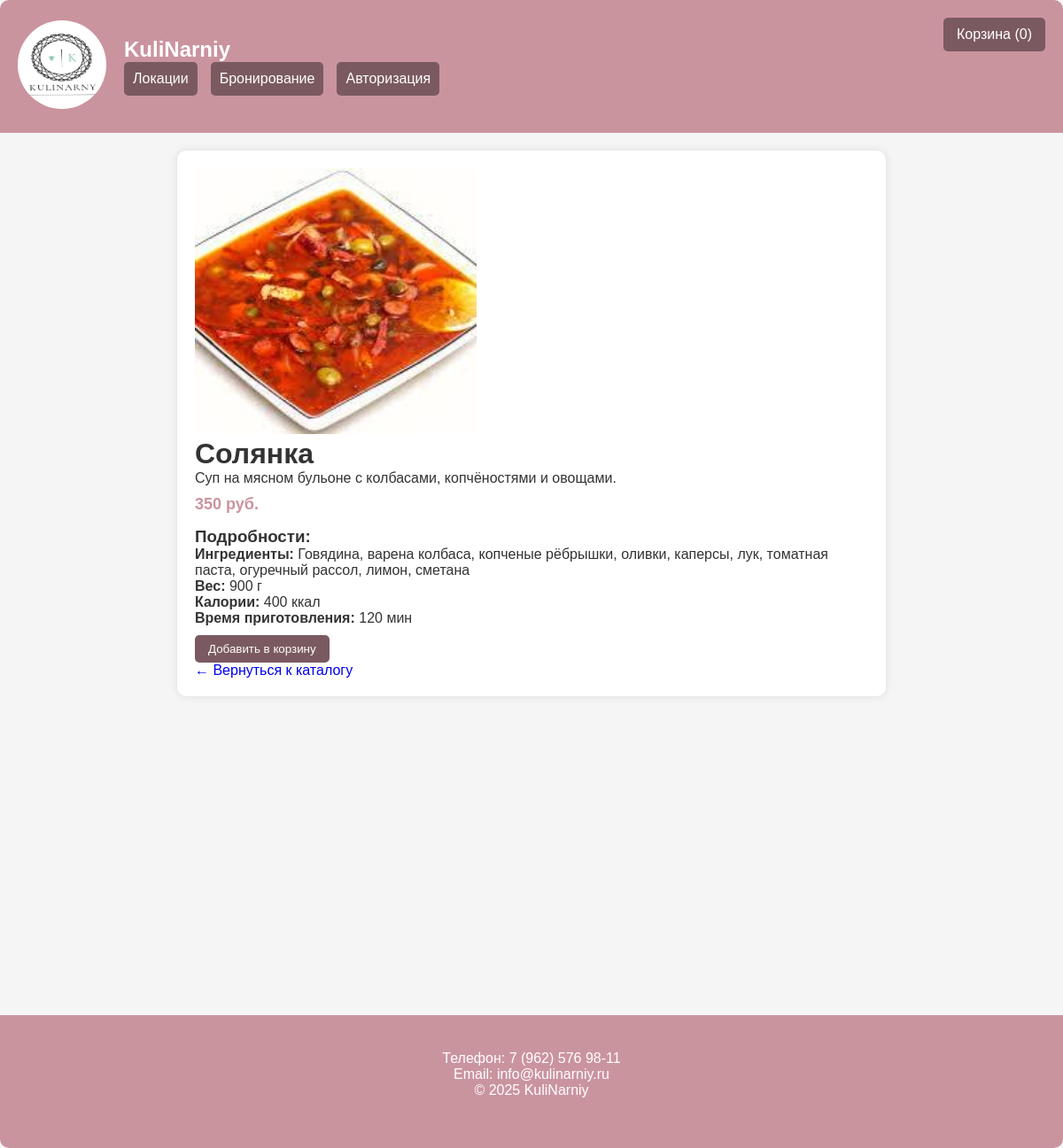
Screenshot of /product.php?id=1 with the database file from the repository.
### tables this page shows
CREATE TABLE `flex` (
  `id` int(11) NOT NULL,
  `name` varchar(255) NOT NULL,
  `description` text NOT NULL,
  `price` decimal(10,0) NOT NULL
);

CREATE TABLE `podrobnoe` (
  `product_id` int(11) NOT NULL,
  `ingredients` varchar(255) NOT NULL,
  `weight` varchar(255) NOT NULL,
  `calories` varchar(255) NOT NULL,
  `cooking_time` varchar(255) NOT NULL
);

### product.php (the view, shortened to what this page needs)
<?php
$conn = new mysqli("localhost", "root", "", "recepti");
$id = intval($_GET['id']);
$product = $conn->query("SELECT * FROM flex WHERE id = $id")->fetch_assoc();
$details = $conn->query("SELECT * FROM podrobnoe WHERE product_id = $id")->fetch_assoc();
$img_path = "images/dishes/$id.jpg";
?>
<!DOCTYPE html>
<html>
<head>
    <link rel="stylesheet" href="css/style.css">
</head>
<body>
    <?php include 'header.php'; ?>
    <div class="product-container">
        <img src="<?= $img_path ?>" class="product-image" alt="<?= htmlspecialchars($product['name']) ?>">
        <h1><?= htmlspecialchars($product['name']) ?></h1>
        <p><?= htmlspecialchars($product['description']) ?></p>
        <div class="price"><?= $product['price'] ?> руб.</div>
        <?php if($details): ?>
        <div class="details">
            <h3>Подробности:</h3>
            <p><strong>Ингредиенты:</strong> <?= htmlspecialchars($details['ingredients']) ?></p>
            <p><strong>Вес:</strong> <?= $details['weight'] ?> г</p>
            <p><strong>Калории:</strong> <?= $details['calories'] ?> ккал</p>
            <p><strong>Время приготовления:</strong> <?= $details['cooking_time'] ?> мин</p>
        </div>
        <?php endif; ?>
        <form method="post" action="add_to_cart.php">
            <button type="submit" class="add-to-cart">Добавить в корзину</button>
        </form>
        <a href="index.php" class="back-link">← Вернуться к каталогу</a>
    </div>
    <?php include 'footer.php'; ?>
</body>
</html>

### css/style.css (style rules this page uses)
* { box-sizing: border-box; margin: 0; padding: 0; text-decoration: none; }
body { font-family: Arial, sans-serif; background: #f5f5f5; color: #333; }
.price { color: #ca949f; font-size: 18px; font-weight: bold; margin: 15px 0; }
button, .book-btn, .add-to-cart { background: #7a5a60; color: white; border: none; padding: 10px 20px; border-radius: 5px; cursor: pointer; transition: background 0.3s; }
.product-container { max-width: 800px; margin: 20px auto; background: white; padding: 20px; border-radius: 10px; box-shadow: 0 0 10px rgba(0,0,0,0.1); }
.product-image { max-width: 100%; height: 300px; object-fit: cover; border-radius: 8px; }

### header.php (style rules this page uses)
* { box-sizing: border-box; margin: 0; padding: 0; }
body { font-family: Arial, sans-serif; background: #f5f5f5; }
.price { font-weight: bold; color: #ca949f; font-size: 18px; margin-top: 10px; }
.add-to-cart { background: #7a5a60; color: white; border: none; padding: 8px 15px; border-radius: 5px; cursor: pointer; margin-top: 10px; transition: background 0.3s; }

### footer.php (style rules this page uses)
* { box-sizing: border-box; margin: 0; padding: 0; }
body { font-family: Arial, sans-serif; background: #f5f5f5; }
.price { font-weight: bold; color: #ca949f; font-size: 18px; margin-top: 10px; }
.add-to-cart { background: #7a5a60; color: white; border: none; padding: 8px 15px; border-radius: 5px; cursor: pointer; margin-top: 10px; transition: background 0.3s; }

### rows the page displays
flex: name "Солянка", description "Суп на мясном бульоне с колбасами, копчёностями и овощами.", price "350"
podrobnoe: ingredients "Говядина, варена колбаса, копченые рёбрышки, оливки, каперсы, лук, томатная паста, огуречный рассол, лимон, сметана", weight "900", calories "400", cooking_time "120"

### other values shown
array_sum($_SESSION['cart'] ?? []) "0"
